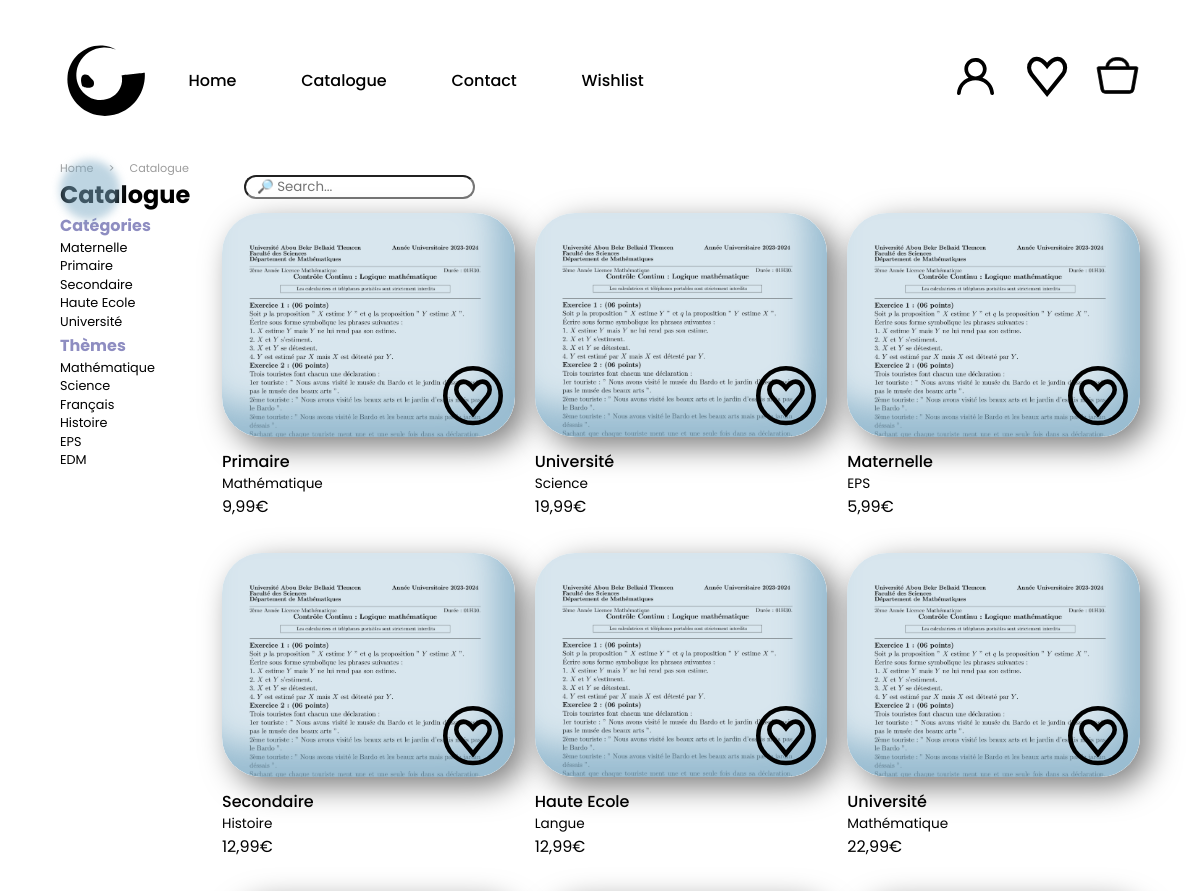
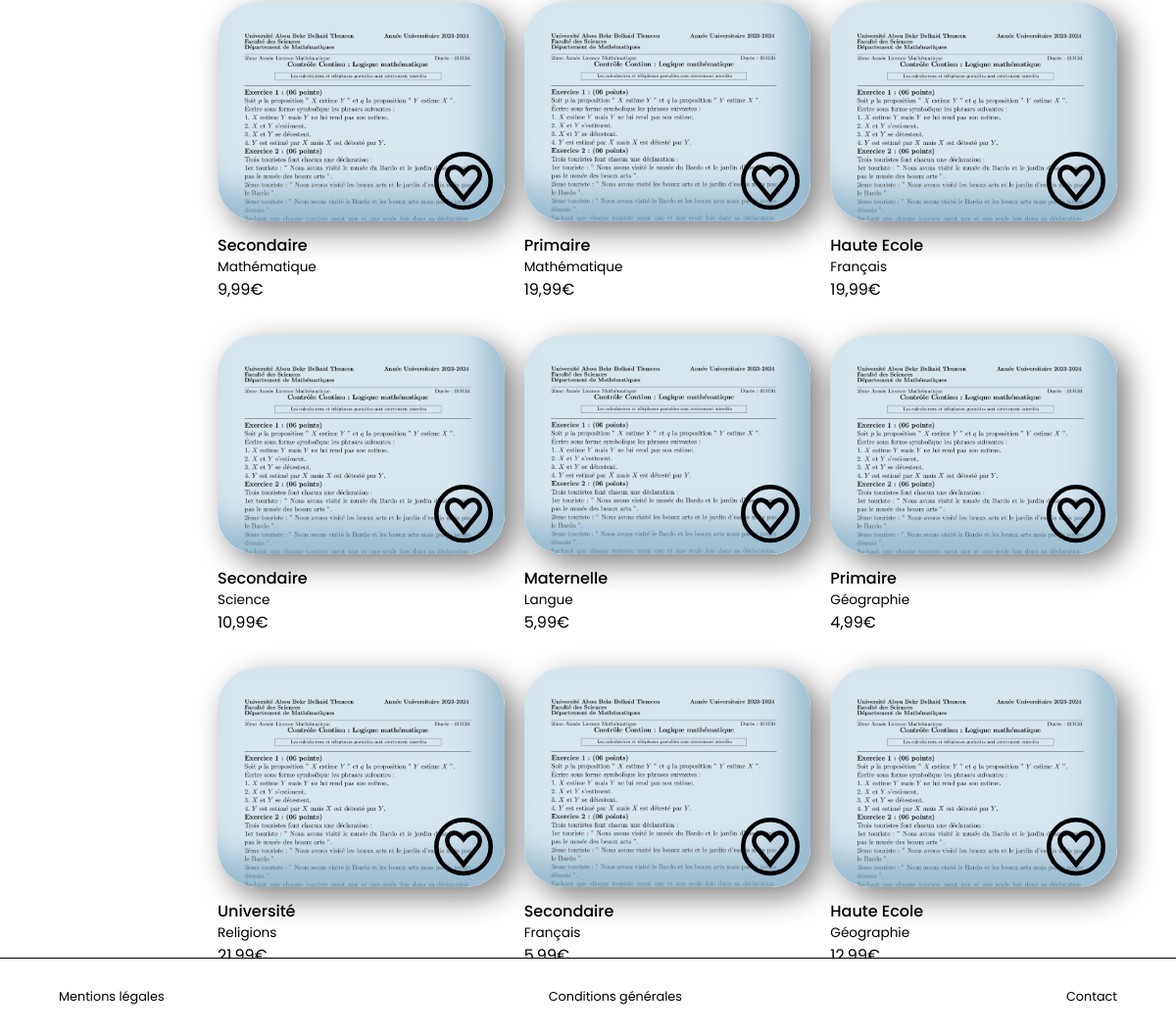
Screenshot of /index.php?page=catalogue (signed in) with the database file from the repository (2 pictures, top to bottom).
### tables this page shows
CREATE TABLE `categorie` (
  `id` int(11) NOT NULL,
  `label` varchar(50) NOT NULL
);

CREATE TABLE `theme` (
  `id` int(11) NOT NULL,
  `label` varchar(50) NOT NULL
);

### app/controller/controller_categorie.php (called while the page is built)
<?php
require_once 'app/modele/modele_categorie.php';
$categorieModel = new Categorie($pdo);
$id = isset($_GET['id']) ? (int)$_GET['id'] : null;
if(isset($id)){
    $categories = $categorieModel->get_categorie_by_id($id);
}
else{
    $categories = $categorieModel->get_categorie_liste();
}
?>

### app/modele/modele_categorie.php (called while the page is built, shortened)
<?php
class Categorie
{
    private $db;
    public function __construct(PDO $db)
    {
        $this->db = $db;
    }
    public function get_categorie_liste()
    {
        $query=$this->db->query('SELECT * FROM categorie ORDER BY id ASC');
        return $query->fetchAll(PDO::FETCH_ASSOC);
    }
}
?>

### app/controller/controller_theme.php (called while the page is built)
<?php
require_once 'app/modele/modele_theme.php';
$theme_model = new Themes($pdo);
$id = isset($_GET['id']) ? (int)$_GET['id'] : null;
if(isset($id)){
    $theme = $theme_model->get_theme_by_id($id);
}
else{
    $themes = $theme_model->get_theme_liste();
}
?>

### app/modele/modele_theme.php (called while the page is built, shortened)
<?php
class Themes
{
    private $db;
    public function __construct(PDO $db)
    {
        $this->db = $db;
    }
    public function get_theme_liste()
    {
        $query=$this->db->query('SELECT * FROM theme ORDER BY id ASC');
        return $query->fetchAll(PDO::FETCH_ASSOC);
    }
}
?>

### app/vue/theme/liste.php (the view)
<?php
    require_once 'app/controller/controller_theme.php';
    foreach ($themes as $theme){
        echo '<p class="section_filtre">' . $theme['label'].'</p>';
    }
?>

### index.php (shortened to what this page needs)
<?php
$page = 'home';
$pages_exclues = ['me_connecter', 'inscription'];
if(isset($_GET['page'])){
    $page_requise = basename($_GET['page']);
    $filename = 'page/' . $page_requise . '.php';
    if(file_exists($filename)){
        $page = $page_requise;
    }
}
?>
<!DOCTYPE html>
<html lang="en">
<head>
    <?php if (!in_array($page, $pages_exclues)) {
        echo '<link rel="stylesheet" href="css/menu_squelette.css">';
        echo '<link rel="stylesheet" href="css/footer_squelette.css">';
    }?>
    <link rel="stylesheet" href="css/<?= htmlspecialchars($page) ?>.css">
</head>
<body>
    <?php
    if (!in_array($page, $pages_exclues)) { include 'menu_squelette.php'; }
    include 'page/' . htmlspecialchars($page) . '.php';
    if (!in_array($page, $pages_exclues)) { include 'footer_squelette.php';}
    ?>
</body>
</html>

### menu_squelette.php (shortened to what this page needs)
<div id="menu_bannieres">
    <img src="img/logocorrect.svg" alt="logo" id="logo_img" onclick="window.location.href = 'index.php';" style="cursor:pointer;">
    <a href="index.php" class="menu">Home</a>
    <a href="index.php?page=catalogue" class="menu">Catalogue</a>
    <a href="index.php?page=contact" class="menu">Contact</a>
    <a href="index.php?page=wishlist" class="menu">Wishlist</a>
        <?php if (!isset($_SESSION['loggedAs'])){ ?>
        <button id="btn_inscription" onclick="window.location.href='index.php?page=inscription';">M'inscrire</button>
        <?php } else{ ?>
            <a href="index.php?page=profil" class="logo_profil_menu">
                <img src="img/profil2.svg" alt="logo profil" class="logo_profil_img">
            </a>
            <a href="index.php?page=wishlist" class="logo_wishlist_menu">
                <img src="img/like.svg" alt="logo wishlist" class="logo_wishlist_img">
            </a>
            <a href="" class="logo_basket_menu">
                <img src="img/basket.svg" alt="logo basket" class="logo_basket_img">
            </a>
        <?php }?>
</div>
<div id="rond_suivi"></div>

### page/catalogue.php (shortened to what this page needs)
    <div id="items_avant_hero">
        <div id="partie_gauche_top">
                <div id="breadcrumbs_items">
                    <a href="index.php" class="breadcrumbs">Home</a>
                    <p class="breadcrumbs">></p>
                    <a href="index.php?page=catalogue" class="breadcrumbs">Catalogue</a>
                </div>
                   <h2 id="titre_page"> Catalogue</h2>
        </div>
        <input type="text" class="sous_items_avant_hero" placeholder="🔎 Search...">
    </div>
            <?php require 'app/vue/categorie/liste.php';?>
            <?php require 'app/vue/theme/liste.php'; ?>
<div id="hero_section">
    <div id="filtre" class="hero_section_item">
        <h4 class="sous_titre_filtre" id="categorie_filtre">Catégories</h4>
            <?php require 'app/vue/categorie/liste.php'; ?>
        <h4 class="sous_titre_filtre" id="theme_filtre">Thèmes</h4>
        <?php require 'app/vue/theme/liste.php'; ?>
   </div>
    <div id="produits" class="hero_section_item">
        <div class="bloc_produit">
        <a class="bloc_image" href="index.php?page=produit" style="cursor: pointer;">
        </a>
        <span>
            <p class="categorie_produit"> Primaire </p>
            <p class="theme_produit"> Mathématique </p>
            <p class="prix_produit"> 9,99€ </p>
        </span>
        </div>
        <div class="bloc_produit">
            <div class="bloc_image" onclick="window.location.href='index.php?page=produit';" style="cursor: pointer;">
</div>
                <span>
                    <p class="categorie_produit"> Université </p>
                    <p class="theme_produit"> Science </p>
                    <p class="prix_produit"> 19,99€ </p>
                </span>
        </div>
        <div class="bloc_produit">
            <div class="bloc_image" onclick="window.location.href='index.php?page=produit';" style="cursor: pointer;">
        </div>
                <span>
                    <p class="categorie_produit"> Maternelle </p>
                    <p class="theme_produit"> EPS </p>
                    <p class="prix_produit"> 5,99€ </p>
                </span>
        </div>
        <div class="bloc_produit">
            <div class="bloc_image" onclick="window.location.href='index.php?page=produit';" style="cursor: pointer;">
</div>
                <span>
                    <p class="categorie_produit"> Secondaire <span>
                    <p class="theme_produit"> Histoire </p>
                    <p class="prix_produit"> 12,99€ </p>
                </span>
        </div>
        <div class="bloc_produit">
            <div class="bloc_image" onclick="window.location.href='index.php?page=produit';" style="cursor: pointer;">
            <button class="btn_like" onclick="Toggle()"></button></div>
                <span>
                    <p class="categorie_produit"> Haute Ecole </p>
                    <p class="theme_produit"> Langue </p>
                    <p class="prix_produit"> 12,99€ </p>
                </span>
        </div>
        <div class="bloc_produit">
            <div class="bloc_image" onclick="window.location.href='index.php?page=produit';" style="cursor: pointer;">
</div>
                <span>
                    <p class="categorie_produit"> Université </p>
                    <p class="theme_produit"> Mathématique </p>
                    <p class="prix_produit"> 22,99€ </p>
                </span>
        </div>
        <div class="bloc_produit">
            <div class="bloc_image" onclick="window.location.href='index.php?page=produit';" style="cursor: pointer;">
</div>
                <span>
                    <p class="categorie_produit"> Secondaire </p>
                    <p class="theme_produit"> Mathématique </p>
                    <p class="prix_produit"> 9,99€ </p>
                </span>
        </div>
        <div class="bloc_produit">
            <div class="bloc_image" onclick="window.location.href='index.php?page=produit';" style="cursor: pointer;">
</div>
                <span>
                    <p class="categorie_produit"> Primaire </p>
                    <p class="theme_produit"> Mathématique </p>
                    <p class="prix_produit"> 19,99€ </p>
                </span>
        </div>
        <div class="bloc_produit">
            <div class="bloc_image" onclick="window.location.href='index.php?page=produit';" style="cursor: pointer;">
</div>
                <span>
                    <p class="categorie_produit"> Haute Ecole </p>
                    <p class="theme_produit"> Français </p>
                    <p class="prix_produit"> 19,99€ </p>
                </span>
        </div>
        <div class="bloc_produit">
            <div class="bloc_image" onclick="window.location.href='index.php?page=produit';" style="cursor: pointer;">
</div>
                <span>
                    <p class="categorie_produit"> Secondaire </p>
                    <p class="theme_produit"> Science </p>
                    <p class="prix_produit"> 10,99€ </p>
                </span>
        </div>
        <div class="bloc_produit">
            <div class="bloc_image" onclick="window.location.href='index.php?page=produit';" style="cursor: pointer;">
</div>
                <span>
                    <p class="categorie_produit"> Maternelle </p>
                    <p class="theme_produit"> Langue </p>
                    <p class="prix_produit"> 5,99€ </p>
                </span>
        </div>
        <div class="bloc_produit">
            <div class="bloc_image" onclick="window.location.href='index.php?page=produit';" style="cursor: pointer;">
</div>
                <span>
                    <p class="categorie_produit"> Primaire </p>
                    <p class="theme_produit"> Géographie </p>
                    <p class="prix_produit"> 4,99€ </p>
                </span>
        </div>
        <div class="bloc_produit">
            <div class="bloc_image" onclick="window.location.href='index.php?page=produit';" style="cursor: pointer;">
</div>
                <span>
                    <p class="categorie_produit"> Université </p>
                    <p class="theme_produit"> Religions </p>
                    <p class="prix_produit"> 21,99€ </p>
                </span>
        </div>
        <div class="bloc_produit">
            <div class="bloc_image" onclick="window.location.href='index.php?page=produit';" style="cursor: pointer;">
</div>
                <span>
                    <p class="categorie_produit"> Secondaire </p>
                    <p class="theme_produit"> Français </p>
                    <p class="prix_produit"> 5,99€ </p>
                </span>
        </div>
        <div class="bloc_produit">
            <div class="bloc_image" onclick="window.location.href='index.php?page=produit';" style="cursor: pointer;">
</div>
                <span>
                    <p class="categorie_produit"> Haute Ecole </p>
                    <p class="theme_produit"> Géographie </p>
                    <p class="prix_produit"> 12,99€ </p>
                </span>
        </div>
    </div>

### app/vue/categorie/liste.php
<?php
    require_once 'app/controller/controller_categorie.php';
    foreach ($categories as $categorie){
        echo '<p class="section_filtre">' . $categorie['label'].'</p>';
    }
?>

### footer_squelette.php (shortened to what this page needs)
<div id="bloc_footer">
    <a class="footer_page" href="index.php?page=mentions_legales">Mentions légales</a>
    <a class="footer_page" href="index.php?page=cond_generales">Conditions générales</a>
    <a class="footer_page" href="index.php?page=contact">Contact</a>
</div>

### css/menu_squelette.css (style rules this page uses)
* { font-family:'Poppins'; margin: 0; padding: 0; }
:root { --couleur_secondaire:#8E8DC1; }
body { background-color: white; box-sizing: border-box; height:100vh; min-height: 100vh; overflow-x: hidden; overflow-y: auto; }
#menu_bannieres { height: 20vh; }
#logo_img { height: 60%; width: auto; transition: transform 1.5s ease-out; }
.menu { text-decoration: none; color: black; font-weight: 500; }
.logo_profil_menu { margin-left: auto; }
.logo_wishlist_img { width: 2.6rem; height:2.6rem; }
.logo_wishlist_menu { margin-left: 3%; }
.logo_profil_img { width: 2.3rem; height: 2.3rem; }
.logo_basket_menu { margin-left: 2.5%; }
.logo_basket_img { width: 2.8rem; height: 2.8rem; }
@media only screen and (min-width: 767px) { body { padding : 0 5vw; } }
@media only screen and (min-width: 767px) { .menu { margin: 0% 3%; } }
@media only screen and (min-width: 767px) { #menu_bannieres { display: flex; align-items: center; } }
@media only screen and (min-width: 767px) { #rond_suivi { width: 5vw; height: 5vw; background-color:rgb(127, 171, 197); border-radius: 50%; position: absolute; opacity: 0.5; filter: blur(4px); z-index: 99; pointer-events: none; transition: left 0.1s ease, top 0.1s ease; } }

### css/footer_squelette.css (style rules this page uses)
@media screen and (min-width: 767px) { #bloc_footer { width: 100%; height:4%; border-top: 1px solid black; bottom: 0; left: 0; right: 0; background-color: white; position: fixed; display: flex; justify-content: space-between; align-items: center; font-size: 0.8rem; padding: 0 5vw 0 5vw; box-sizing: border-box; } }
@media screen and (min-width: 767px) { .footer_page { text-decoration: none; color: black; } }

### css/catalogue.css (style rules this page uses)
#items_avant_hero { display: flex; }
.sous_items_avant_hero { margin-left:5%; padding-left: 1%; width:20%; height: 30%; align-self: center; border-radius: 40px; }
#breadcrumbs_items { display: flex; justify-content: space-between; flex-direction: row; width: auto; height: auto; }
.breadcrumbs { font-size: 0.7rem; color: rgb(156, 156, 156); text-decoration: none; margin-right:1% ; }
#titre_page { margin-bottom: 1%; }
#filtre { position: fixed; display: table-column; }
.sous_titre_filtre { color:var(--couleur_secondaire); margin-bottom: 0.5%; }
#theme_filtre { margin-top:3%; }
.section_filtre { font-size: 0.8rem; margin: 0.5% 0 0.5% 0; cursor: pointer; user-select: none; }
.categorie_produit { margin-top:4%; font-weight: 500; }
.theme_produit { font-size: 0.85rem; }
.bloc_image { background-image: url('../img/correction2.jpg'); background-size:cover; background-repeat: no-repeat; background-color: rgba(127, 171, 197,0.3); background-blend-mode:multiply; width: 100%; height: 70%; border-radius: 40px; box-shadow: 10px 10px 30px rgba(0, 0, 0, 0.5), inset -20px -30px 30px rgba(127, 171, 197, 0.7); display: flex; justify-content: flex-end; align-items: flex-end; }
@media only screen and (min-width: 767px) { #produits { margin-left: 15%; width: 85%; grid-gap: 20px; display: grid; padding-bottom: 5%; grid-template-columns: repeat(3, 1fr); } }
@media only screen and (min-width: 767px) { .bloc_produit { height:40vh; } }

### rows the page displays
categorie: label "Maternelle"
categorie: label "Primaire"
categorie: label "Secondaire"
categorie: label "Haute Ecole"
categorie: label "Université"
theme: label "Mathématique"
theme: label "Science"
theme: label "Français"
theme: label "Histoire"
theme: label "EPS"
theme: label "EDM"
